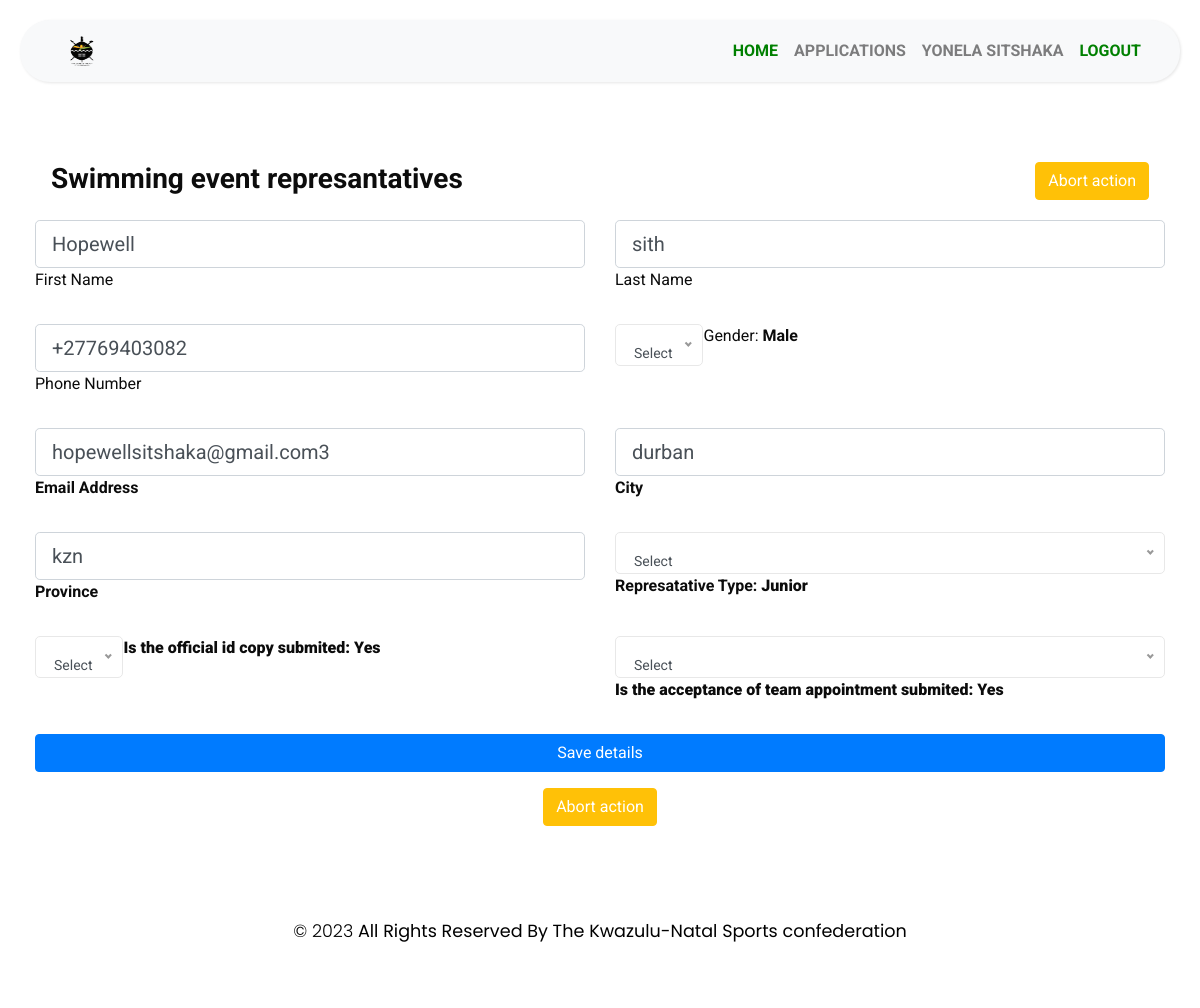
The page /update_Representative/1 (signed in) on the database its author committed.
### MyApp/models.py (models this page shows)
class Application(models.Model):
    ApplicationId = models.AutoField(primary_key=True)
    user = models.ForeignKey(User,blank=True,null=True,on_delete=models.CASCADE)
    FederationPersonel = models.ForeignKey(FederationPersonel,blank=True,null=True,on_delete=models.CASCADE)
    EventName = models.CharField(max_length=255)
    StartDate = models.DateTimeField(max_length=255)
    EndDate = models.DateTimeField(max_length=255)
    HostCity = models.CharField(max_length=255)
    HostProvince =models.CharField(max_length=255)
    ReportSubmitAgreement = models.BooleanField(default=False)
    NumberOfTeam = models.IntegerField()
    MethodOfSelection = models.CharField(max_length=255)
    SelectionApprovedDate = models.DateField(max_length=255)
    TravelDateTime = models.DateTimeField(max_length=255)
    ModeOfTravel = models.CharField(max_length=255)
    CodeOfConductAcceped = models.BooleanField(default=False)
    RegulationsInterestDeclaration  = models.CharField(max_length=300, default='NotProvided')
    RegulationsInterestDeclaration  = models.CharField(max_length=300, default='NotProvided')
    SelectionCriteriaProtocols = models.CharField(max_length=300, default='NotProvided')
    GeneralRegulationSelectionProcedure  =models.CharField(max_length=300, default='NotProvided')
    DocumentationOfSelectionSubmitted = models.CharField(max_length=300, default='NotProvided')
    TeamOfficialDuties = models.CharField(max_length=300, default='NotProvided')
    AcceptanceOfTeamAppointment = models.CharField(max_length=300, default='NotProvided')
    HighPerformancePlan = models.CharField(max_length=300, default='NotProvided')
    EventInvitation  = models.CharField(max_length=300, default='NotProvided')
    ApplicationDate  = models.DateTimeField(default=datetime.now())
    Step = models.CharField(max_length=255, default='start')
    ApplicationStatus = models.CharField(max_length=255, default='Oncreate')
    isHistory = models.BooleanField(default=False)
    DateCreated = models.DateTimeField(default=datetime.now())
    DeclineReason = models.TextField(blank=True, null=True)
    CancelReason = models.TextField(blank=True, null=True)
    ApparelLetters = models.CharField(max_length=300, blank=True, null=True)

class Represantative(models.Model):
    RepresantativeId = models.AutoField(primary_key=True)
    application = models.ForeignKey(Application,blank=True,null=True,on_delete=models.CASCADE)
    FirstName = models.CharField(max_length=255)
    Surname =models.CharField(max_length=255)
    Gender = models.CharField(max_length=255)
    Event = models.CharField(max_length=255)
    PhoneNumber = models.CharField(max_length=255)
    Email = models.CharField(max_length=255)
    City = models.CharField(max_length=255)
    Province = models.CharField(max_length=255)
    Date = models.DateTimeField(auto_now=False, auto_now_add=True)
    RepresanativeLeve = models.CharField(max_length=255)
    Duration = models.CharField(max_length=255)
    IDCopySubmited = models.BooleanField(default=False,blank=False,null=False)
    AcceptanceofTeamAppointment = models.BooleanField(default=False,blank=False,null=False)
    RepresatativeType = models.CharField(max_length=255, default='Junior')

### MyApp/views.py (the view, shortened to what this page needs)
# urls.py: path('update_Representative/<int:represantativeId>',views.update_Representative, name="update_Representative"),
@login_required
def update_Representative(request, represantativeId):
    represantative = get_object_or_404(Represantative, pk = represantativeId)
    application = represantative.application
    if request.method == 'GET':
        return render(request, 'MyApp/update_Representative.html', {"represantative":represantative, "application":application})

### MyApp/templates/MyApp/update_Representative.html (shortened to what this page needs)
{% extends "MyApp/base.html" %}
{% block content %}
    {% load static %}
    <div class="container">
        <div style="padding:1rem; display:flex;justify-content:space-between">
            <div>
                <h3><b>{{application.EventName}} represantatives</b>
            </div>
            {% if application.Step != 'Application_review' %}
            {% if application.Step != 'Pending' %}
                <div>
                    <a style="color:white" href="{% url 'AddRepp' applicationId=application.ApplicationId %}" class="btn btn-default btn-warning">
                        Abort action
                    </a>
                </div>
            {% endif %}
        {% else  %}
            <div>
                <a style="color:white" href="{% url 'Applcants' applicationId=application.ApplicationId %}" class="btn btn-default btn-warning">
                    Abort action
                </a>
            </div>
        {% endif %}
        </div>
        <form method="post"  enctype="multipart/form-data" style="width:inherit">
            <div class="row">
                <div class="col-md-6 mb-4">
                    <div class="form-outline">
                        <input  type="text" name="FirstName" value="{{represantative.FirstName}}"  class="form-control form-control-lg">
                        <label class="form-label" for="FirstName">First Name</label>
                    </div>
                </div>
                <div class="col-md-6 mb-4">
                <div class="form-outline" style="display:flex;flex-direction: column">
                    <input   type="text" name="Surname" value="{{represantative.Surname}}"  class="form-control form-control-lg">
                    <label class="form-label" for="Surname">Last Name</label>
                </div>
                </div>
            </div>
            <div class="row">
                <div class="col-md-6 mb-4">
                    <div class="form-outline" style="display:flex;flex-direction: column">
                        <input   type="text" name="PhoneNumber" value="{{represantative.PhoneNumber}}"  class="form-control form-control-lg">
                        <label class="form-label" for="PhoneNumber">Phone Number</label>
                    </div>
                </div>
                <div class="col-md-6 mb-4">
                    <div class="form-outline">
                        <label class="form-label" for="EndDate">Gender: <b>{{represantative.Gender}}</label>
                    </div>
                </div>
            </div>
            <div class="row">
                <div class="col-md-6 mb-4">
                    <div class="form-outline" style="display:flex;flex-direction: column">
                        <input   type="email" name="Email" value="{{represantative.Email}}"   class="form-control form-control-lg">
                        <label class="form-label" for="Email">Email Address</label>
                    </div>
                </div>
                <div class="col-md-6 mb-4">
                    <div class="form-outline" style="display:flex;flex-direction: column">
                        <input   type="text" name="City" value="{{represantative.City}}"  class="form-control form-control-lg">
                        <label class="form-label" for="City">City</label>
                    </div>
                </div>
            </div>
            <div class="row">
                <div class="col-md-6 mb-4">
                    <div class="form-outline" style="display:flex;flex-direction: column">
                        <input   type="text" name="Province" value="{{represantative.Province}}"  class="form-control form-control-lg">
                        <label class="form-label" for="Province">Province</label>
                    </div>
                </div>
                <div class="col-md-6 mb-4">
                    <div class="form-outline" style="display:flex;flex-direction: column">
                        <label class="form-label" for="City">Represatative Type: <b>{{represantative.RepresatativeType}}</label>
                    </div>
                </div>
            </div>
            <div class="row">
                <div class="col-md-6 mb-4">
                    <div class="form-outline">
                        <label class="form-label" for="IDCopySubmited">Is the official id copy submited:
                            <b>{% if represantative.IDCopySubmited == True %}
                                    Yes
                                {% else %}
                                    No
                                {% endif %}
                            </b>
                        </label>
                    </div>
                </div>
                <div class="col-md-6 mb-4">
                <div class="form-outline" style="display:flex;flex-direction: column">
                    <select    name="AcceptanceofTeamAppointment"  class="form-control form-control-lg">
                    <select>
                    <label class="form-label" for="AcceptanceofTeamAppointment">Is the acceptance of team appointment submited:
                        <b>
                            {% if represantative.AcceptanceofTeamAppointment == True%}
                                Yes
                            {% else %}
                                No
                            {% endif %}
                        </b>
                    </label>
                </div>
                </div>
            </div>
            <input class="btn btn-default btn-primary" style="width:100%" type="submit" value="Save details"/>
            <div style="display:flex; justify-content:center;padding:1rem">
                {% if application.Step != 'Application_review' %}
                    {% if application.Step != 'Pending' %}
                        <div>
                            <a style="color:white" href="{% url 'AddRepp' applicationId=application.ApplicationId %}" class="btn btn-default btn-warning">
                                Abort action
                            </a>
                        </div>
                    {% endif %}
                {% else  %}
                    <div>
                        <a style="color:white" href="{% url 'Applcants' applicationId=application.ApplicationId %}" class="btn btn-default btn-warning">
                            Abort action
                        </a>
                    </div>
                {% endif %}
            </div>
        </form>
    </div>
{% endblock %}

### MyApp/templates/MyApp/base.html (shortened to what this page needs)
<!DOCTYPE html>
<html>
<head>
    {%load static %}
    <link rel="stylesheet" href="{% static 'manageProfile/Profile.css' %}">
    <link rel="stylesheet" href="https://stackpath.bootstrapcdn.com/bootstrap/4.1.0/css/bootstrap.min.css">
    <link rel="stylesheet" href="{% static 'manageProfile/css/style5.css' %}">
    <link rel="stylesheet" href="{% static 'manageProfile/css/style.css' %}">
    <link rel="stylesheet" href="{% static 'manageProfile/css1/style.css' %}">
<link rel="stylesheet" type="text/css" href="{% static 'manageProfile/css1/bootstrap.css' %}" />
  <link rel="stylesheet" href="{% static 'manageProfile/css1/nice-select.min.css' %}">
  <link rel="stylesheet" type="text/css" href="https://cdnjs.cloudflare.com/ajax/libs/OwlCarousel2/2.3.4/assets/owl.carousel.min.css" />
  <link href="{% static 'manageProfile/css1/font-awesome.min.css' %}" rel="stylesheet" />
  <link href="{% static 'manageProfile/css1/style.css' %}" rel="stylesheet" />
  <link href="{% static 'manageProfile/css1/responsive.css' %}" rel="stylesheet" />
</head>
<body>
    <div class="wrapper" >
        <div id="content">
            <nav class="navbar navbar-expand-lg navbar-light bg-light" style="border-radius:30px">
                <div class="container-fluid" style="color: black;">
                    <a class="nav-link" href="{% url 'home' %}" style="color: green;"> <img style="width:inherit;width:30px;border-radius:12px;height:30px " src="{% static 'manageProfile/images/kzn-sports-confederation-logo.png' %}" class="thumbnail"/></a>
                    <div class="collapse navbar-collapse" id="navbarSupportedContent">
                      <ul class="nav navbar-nav ml-auto"style="color: azure;">
                            {% if user.is_authenticated %}
                                <li class="nav-item text-uppercase font-weight-bold">
                                    <a style="color: green;" class="nav-link"  href="{% url 'home' %}">Home</a>
                                </li>
                                {% if user.is_superuser %}
                                    {% comment %} <li class="nav-item">
                                        <a style="color: black;" class="nav-link" href="#"> Supper User State</a>
                                    </li> {% endcomment %}
                                    <li class="nav-item text-uppercase font-weight-bold">
                                        <a href="{% url 'Applications' %}" style="color: green;" class="nav-link" href="">Applications</a>
                                    </li>
                                {% else %}
                                    <li class="nav-item text-uppercase font-weight-bold">
                                        <a class="nav-link" href="{%   url 'my_applications' %}" >Applications</a>
                                    </li>
                                {% endif %}
                                <li class="nav-item text-uppercase font-weight-bold">
                                    <a class="nav-link" href="{% url 'account' %}">{{user.first_name}} {{user.last_name}}</a>
                                </li>
                                <li class="nav-item text-uppercase font-weight-bold">
                                    <a style="color: green;" class="nav-link" href="{% url 'logoutuser' %}">logout</a>
                                </li>
                            {% endif %}
                        </ul>
                    </div>
                </div>
            </nav>
            <br>
            {% block content %}
            {% endblock %}
            <br>
            <footer class="footer_section" style="height:auto;margin-bottom:0px;width: 100%; margin-top: 10px;border-radius:30px">
                <div class="container" style="margin-bottom:0px;padding:1rem">
                    <center>
                        <b class="text-center">
                            <p style="color:black;">
                                &copy; <span id="displayYear"></span><b> All Rights Reserved By The</b>
                                <a href="#"><b>Kwazulu-Natal Sports confederation</b></a>
                            </p>
                        </b>
                    </center>
                </div>
            </footer>
        </div>
    </div>
</body>
</html>

### MyApp/static/manageProfile/css/style5.css (style rules this page uses)
body { font-family: 'Poppins', sans-serif; background: #fafafa; }
p { font-family: 'Poppins', sans-serif; font-size: 1.1em; font-weight: 300; line-height: 1.7em; color: #999; }
a, a:hover, a:focus { color: inherit; text-decoration: none; transition: all 0.3s; }
.navbar { padding: 15px 10px; background: #fff; border: none; border-radius: 0; margin-bottom: 40px; box-shadow: 1px 1px 3px rgba(0, 0, 0, 0.1); }
.wrapper { display: flex; width: 100%; align-items: stretch; perspective: 1500px; }
#content { width: 100%; padding: 20px; min-height: 100vh; transition: all 0.3s; }

### MyApp/static/manageProfile/css1/style.css (style rules this page uses)
body { font-family: "Roboto", sans-serif; color: #0c0c0c; background-color: #ffffff; overflow-x: hidden; }
a, a:hover, a:focus { text-decoration: none; }
.btn, .btn:focus { outline: none !important; -webkit-box-shadow: none; box-shadow: none; }
.footer_section { position: relative; background-color: #ffffff; text-align: center; }
.footer_section p { color: #155263; padding: 25px 0; margin: 0; }
.footer_section p a { color: inherit; }

### MyApp/static/manageProfile/css1/responsive.css (style rules this page uses)
@media (min-width: 1200px) { .container { max-width: 1170px; } }

### rows shown on the page
Application: EventName "Swimming event"
Represantative: FirstName "Hopewell", Surname "sith", PhoneNumber "+27769403082", Gender "Male", Email "hopewellsitshaka@gmail.com3", City "durban", Province "kzn", RepresatativeType "Junior"

### other values the page prints
{{ user.first_name }} "YONELA"
{{ user.last_name }} "SITSHAKA"
